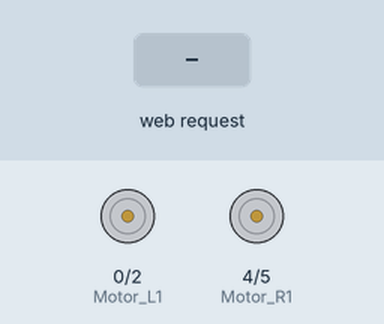
Simulated run of this sketch. Board: ESP8266 (NodeMCU). Shown: motor-driver pin pairs drawn as motors (green arrow = first pin HIGH = forward, orange = second pin HIGH = backward, longer = more drive, scaled by the enable pin). Inputs (shaded band) come from the test bench. WiFi joins after 1.5 s; servers stay silent unless stated; what the sketch prints to the serial monitor is not drawn.

Above: at 4.7 s.
4.8 s: HTTP request GET /?direction=F received
At 5.4 s:
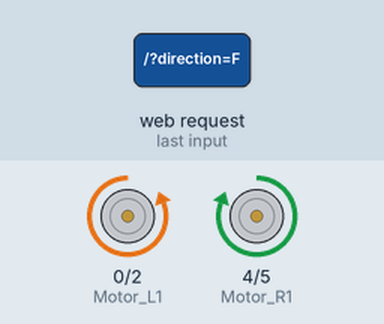
6.3 s: HTTP request GET /?direction=B received
At 7.5 s:
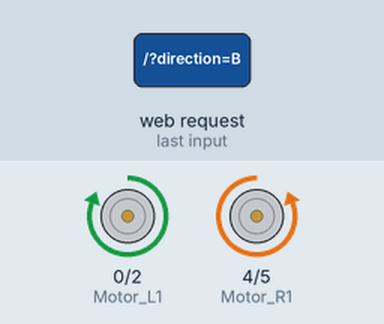
7.8 s: HTTP request GET /?direction=R received
At 8.8 s:
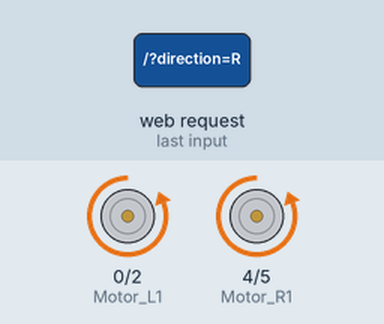
Timing chart, 0 to 10.8 s (numbered marks = the images above; inputs shaded):
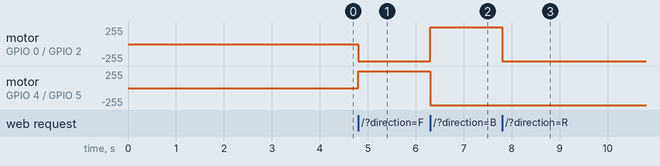

The sketch:

Gesture_Cleaning_Car.ino
```cpp
#include <ESP8266WiFi.h>
#include <ESP8266WebServer.h>

// ---- Network Credentials (Abstracted for Security Deployment) ----
const char* ssid     = "Your_WiFi_SSID";
const char* password = "Your_WiFi_Password";

// ---- Object Initialization ----
ESP8266WebServer server(80);

// ---- Motor Driver (L298N) Pin Allocations ----
// Left Motor Channels
const int Motor_L1 = 0;   // D3 (GPIO0)
const int Motor_L2 = 2;   // D4 (GPIO2)
const int LEnable  = 12;  // D6 (GPIO12) - PWM Speed control

// Right Motor Channels
const int Motor_R1 = 4;   // D2 (GPIO4)
const int Motor_R2 = 5;   // D1 (GPIO5) - PWM Speed control
const int REnable  = 14;  // D5 (GPIO14)

// ---- Global Variables ----
String direction = "S";    // S = Stop, F = Forward, B = Backward, L = Left, R = Right
int robospeed = 800;       // Set PWM speed threshold (Range: 0 - 1023)

// ---- Function Prototypes ----
void handleRequest();
void connectingToWiFi();
void move_forward();
void move_backward();
void turn_right();
void turn_left();
void move_stop();

void setup() {
  Serial.begin(115200);
  Serial.println("\n[!] Initializing NodeMCU Gesture Control System...");

  // Configure Motor Control GPIOs as Output
  pinMode(Motor_L1, OUTPUT);
  pinMode(Motor_L2, OUTPUT);
  pinMode(Motor_R1, OUTPUT);
  pinMode(Motor_R2, OUTPUT);
  pinMode(REnable, OUTPUT);
  pinMode(LEnable, OUTPUT);

  // Initialize WiFi Station Profile
  connectingToWiFi();

  // Route Incoming Web API Endpoints
  server.on("/", handleRequest);
  server.onNotFound(handleRequest);

  server.begin();
  Serial.println("[+] HTTP Web Server Started successfully.");
}

void loop() {
  server.handleClient();
}

// ---- Request Parsing & Core Logic Routing ----
void handleRequest() {
  if (server.hasArg("direction")) {
    direction = server.arg("direction");
    Serial.print("[->] Gesture Input Decoded: ");
    Serial.println(direction);

    // Apply Hardware PWM Drive Speeds
    analogWrite(REnable, robospeed);
    analogWrite(LEnable, robospeed);

    // Dynamic State Machine Routing
    if (direction == "F") {
      move_forward();
    } else if (direction == "B") {
      move_backward();
    } else if (direction == "R") {
      turn_right();
    } else if (direction == "L") {
      turn_left();
    } else if (direction == "S") {
      move_stop();
    }
  }
  server.send(200, "text/plain", "Command Processed");
}

// ---- Network Subsystem Interface ----
void connectingToWiFi() {
  delay(1000);
  WiFi.disconnect();
  delay(1000);

  Serial.println("[+] Establishing Connection to Access Point...");
  WiFi.begin(ssid, password);

  while (WiFi.status() != WL_CONNECTED) {
    delay(500);
    Serial.print(".");
  }

  Serial.println("\n[+] Network Auth Success!");
  Serial.print("[+] NodeMCU IP Address allocation: ");
  Serial.println(WiFi.localIP());
}

// ---- Low-Level H-Bridge Actuation Primitives ----
void move_forward() {
  digitalWrite(Motor_L1, LOW);
  digitalWrite(Motor_L2, HIGH);
  digitalWrite(Motor_R1, HIGH);
  digitalWrite(Motor_R2, LOW);
}

void move_backward() {
  digitalWrite(Motor_L1, HIGH);
  digitalWrite(Motor_L2, LOW);
  digitalWrite(Motor_R1, LOW);
  digitalWrite(Motor_R2, HIGH);
}

void turn_right() {
  digitalWrite(Motor_L1, LOW);
  digitalWrite(Motor_L2, HIGH);
  digitalWrite(Motor_R1, LOW);
  digitalWrite(Motor_R2, HIGH);
}

void turn_left() {
  digitalWrite(Motor_L1, HIGH);
  digitalWrite(Motor_L2, LOW);
  digitalWrite(Motor_R1, LOW);
  digitalWrite(Motor_R2, HIGH);
}

void move_stop() {
  digitalWrite(Motor_L1, LOW);
  digitalWrite(Motor_L2, LOW);
  digitalWrite(Motor_R1, LOW);
  digitalWrite(Motor_R2, LOW);
}
```

Measured:
- after the input at 4.8 s, motor on GPIO 0 (Motor_L1) / GPIO 2 (Motor_L2): stopped → backward 255/255 at once; motor on GPIO 4 (Motor_R1) / GPIO 5 (Motor_R2): stopped → forward 255/255 at once
- after the input at 6.3 s, motor on GPIO 0 (Motor_L1) / GPIO 2 (Motor_L2): backward 255/255 → forward 255/255 at once; motor on GPIO 4 (Motor_R1) / GPIO 5 (Motor_R2): forward 255/255 → backward 255/255 at once
- after the input at 7.8 s, motor on GPIO 0 (Motor_L1) / GPIO 2 (Motor_L2): forward 255/255 → backward 255/255 at once
